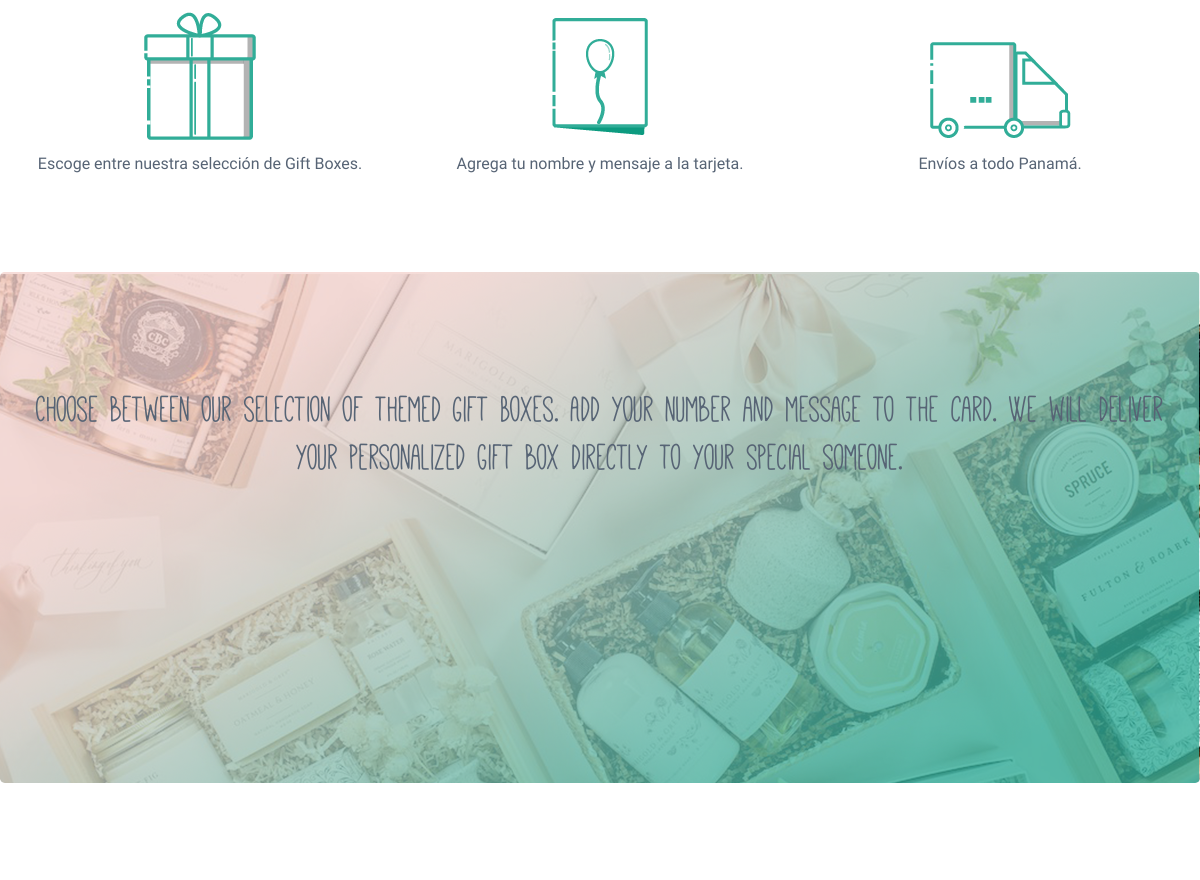
The page /index (middle part) on the database as committed earlier.
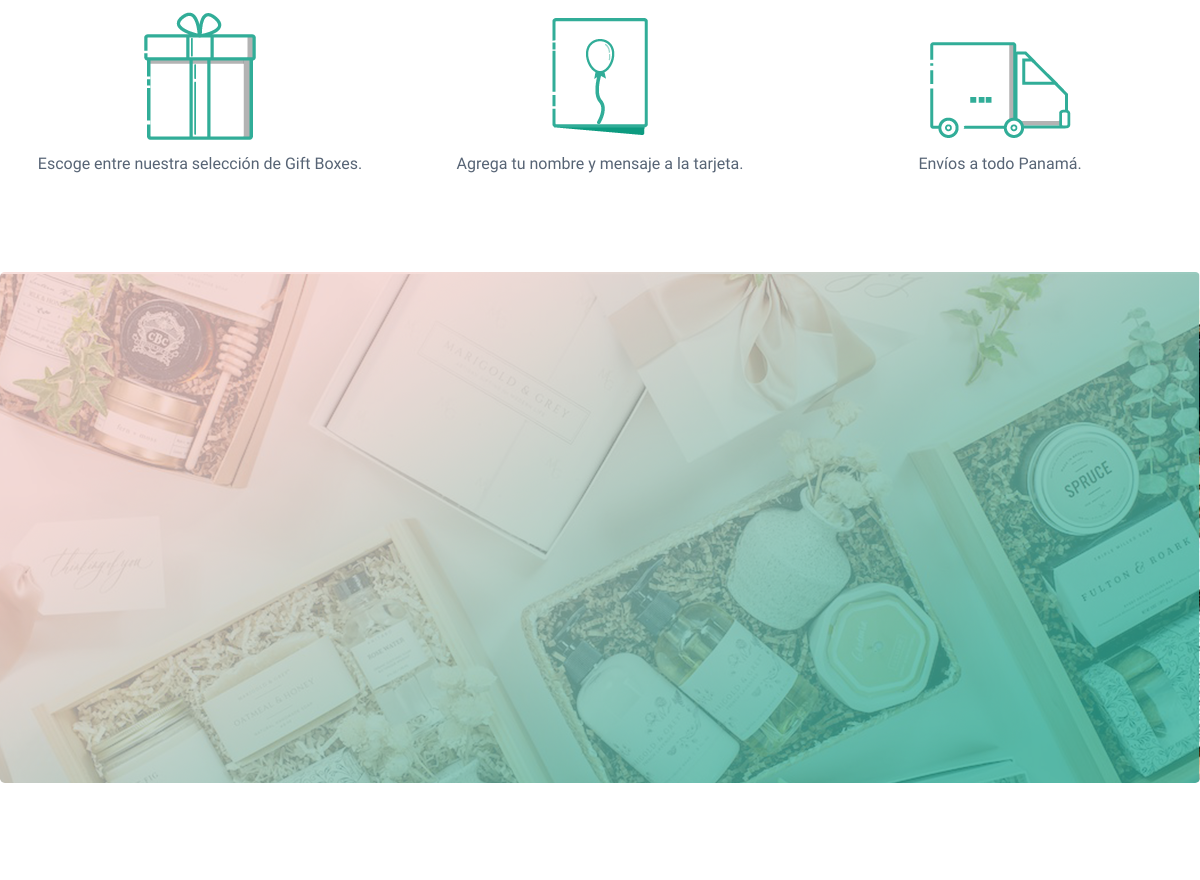
The same page on the database as committed later.
### app/models.py (models this page shows, shortened)
class About(db.Model):
    id = db.Column(db.Integer, primary_key=True)
    body = db.Column(db.String(140))
    en_body = db.Column(db.String(140), nullable=True)

### app/shop/routes.py (the view)
@bp.route('/', methods=['GET', 'POST'])
@bp.route('/index', methods=['GET', 'POST'])
def index():
    organise_products()
    form = FeedbackForm()
    initialize_session_vars()
    if request.method == 'GET' and current_user.is_authenticated:
        form.email.data = current_user.email
    if form.validate_on_submit():
        feedback(form.message.data, form.email.data)
        return redirect(url_for('shop.index')+'#contacto')
    return render_template(
        'shop/index.html',
        lang=str(get_locale()),
        about=About.query.all(),
        items=session['items'],
        total_products=session['total_products'],
        total=session['total'],
        emailForm=form
        )

### app/shop/shop_functions.py (called while the page is built)
def initialize_session_vars():
    if 'total' not in session.keys():
        session['total_products'] = 0
        session['total'] = 0
    if 'items' not in session.keys():
        session['items'] = []

def organise_products():
    product_dict = {"Box": [], "Item": [], "Empty Box": []}
    for product in Product.query.all():
        if product.qty > 0:
            if str(get_locale()) == "es":
                description = product.description
            else:
                description = product.en_description
            product_dict[product.cat].append(
                    [
                    product.id,
                    product.item,
                    product.cat,
                    product.image_file,
                    product.price,
                    product.qty,
                    description,
                    product.back_image_file
                    ]
                )
    session['products'] = product_dict

### app/templates/shop/index.html (shortened to what this page needs)
{% extends "base.html" %}
{% block content %}
<div class="container-fluid padding">
	<div class="text">
	<div class="row text-center padding">
			<div class="col-sm-6 col-md-4">
				<img src="static/img/GIFTBOXIL5.png">
				<p>{{ _('Escoge entre nuestra selección de Gift Boxes.') }}</p>
			</div>
			<div class="col-sm-6 col-md-4">
				<img src="static/img/tarjetail5.png">
				<p>{{ _('Agrega tu nombre y mensaje a la tarjeta.') }}</p>
			</div>
			<div class="col-sm-6 col-md-4">
				<img src="static/img/deliver5.png">
				<p>{{ _('Envíos a todo Panamá.') }}</p>
			</div>
	</div>
	</div>
	</div>
<div class="jumbotron" id="somos">
<div class="container">
<div class="row text-center padding">
	{% if about|length > 0%}
	{% if lang == "es" %}
	<h1>{{ about[0].body }}</h1>
	{% else %}
	<h1>{{ about[0].en_body }}</h1>
	{% endif %}
	{% endif %}
</div>
</div>
</div>
<div class="container-fluid padding" id="productos">
<div class="row text-center padding">
	<div class="col-12">
		<h1>{{ _('Nuestras Gift Boxes prediseñadas') }}</h1>
	</div>
</div>
</div>
{% endblock %}

### app/templates/base.html (shortened to what this page needs)
<!DOCTYPE html>
<html lang="en">
<head>
	<link rel="stylesheet" href="https://maxcdn.bootstrapcdn.com/bootstrap/4.0.0/css/bootstrap.min.css">
	<link rel="stylesheet" href="static/css/style.css">
	<link rel="stylesheet" href="static/css/all.css">
	<link rel="stylesheet" href="static/css/transform.css">
	<link rel="stylesheet" href="static/css/stylesheet.css" type="text/css" charset="utf-8" />
</head>
<body>
{% block content %}
{% endblock %}
</body>
</html>

### app/static/css/style.css (style rules this page uses)
html, body { height: 100%; font-family: "Questrial", sans-serif; color: #576475; }
body { padding-top: 70px; padding-right: 0; }
.padding { padding-bottom: 2rem; }
.jumbotron { page-break-after: 0; background: #ffff url(../img/backgroundgiftboxes.png); width: 100% !important; height: 70% !important; background-size: cover; overflow: hidden; color: #ffff; }
h1 { padding-top: 50px; font-family: "Mathletebulky"; color: #576475; }
[class*="col-"] { padding: 1rem; }

Rows that differ between the two databases and show on the page:
removed About: en_body "Choose between our selection of themed Gift Boxes. Add your number and message to the card. We will deliver your personalized gift box directly to your special someone."
